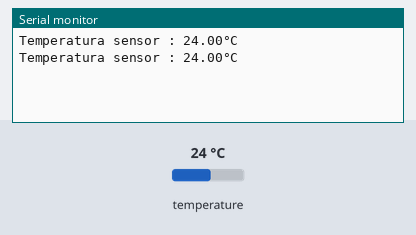
Recording of a program running on a simulated ESP32. On the bench: the last lines printed to the serial monitor. Inputs (shaded band) come from the test bench; at power-on: temperature 24 °C.

Above: at 3.3 s.
3.4 s: temperature set to 12 °C
At 5.2 s:
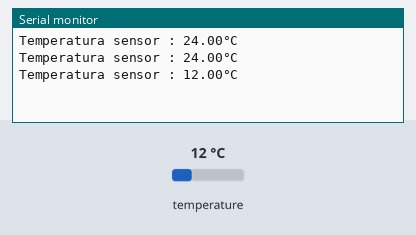
5.9 s: temperature set to 19 °C
At 6.5 s:
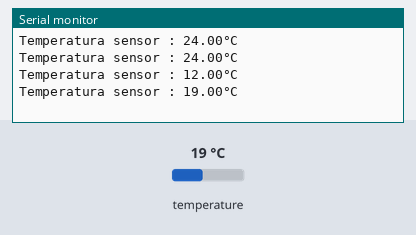
Timing chart, 0 to 8.9 s (numbered marks = the images above; inputs shaded):
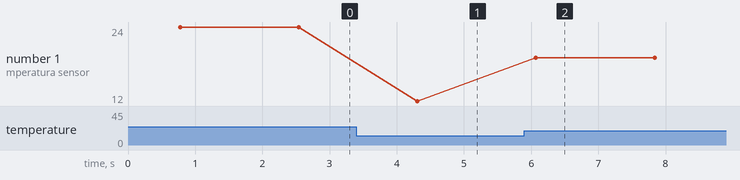

The program:

main.cpp
```cpp
//Incluir las bibliotecas OneWire y DallasTemperature

#include <OneWire.h>

#include <DallasTemperature.h>

//Selecciona el pin al que se conecta el sensor de temperatura

const int oneWireBus = 5;

//Comunicar que vamos a utilizar la interfaz oneWire

OneWire oneWire(oneWireBus);

//Indica que el sensor utilizará la interfaz OneWire

DallasTemperature sensors (&oneWire);

void setup() {

  //Ajustar la velocidad para el monitor serie

  Serial.begin(9600);

  sensors.begin();

}

void loop() {

  //Leer la temperatura


  sensors.requestTemperatures();

  //Lectura en grados celsius

  float temperatureC = sensors.getTempCByIndex(0);

 //Escribir los datos en el monitor de serie

   Serial.print("Temperatura sensor : ");

  Serial.print(temperatureC);

  Serial.println("°C");

  // Lectura de la temperatura cada 1 segundos

  delay(1000);

}
```

Measured:
- after the input at 3.4 s, the serial monitor: prints a new line after 0.91 s (image 1)
- after the input at 5.9 s, the serial monitor: prints a new line after 0.17 s (image 2)
- plotted number 1: 24 → 12 after the input at 3.4 s, 12 → 19 after the input at 5.9 s
